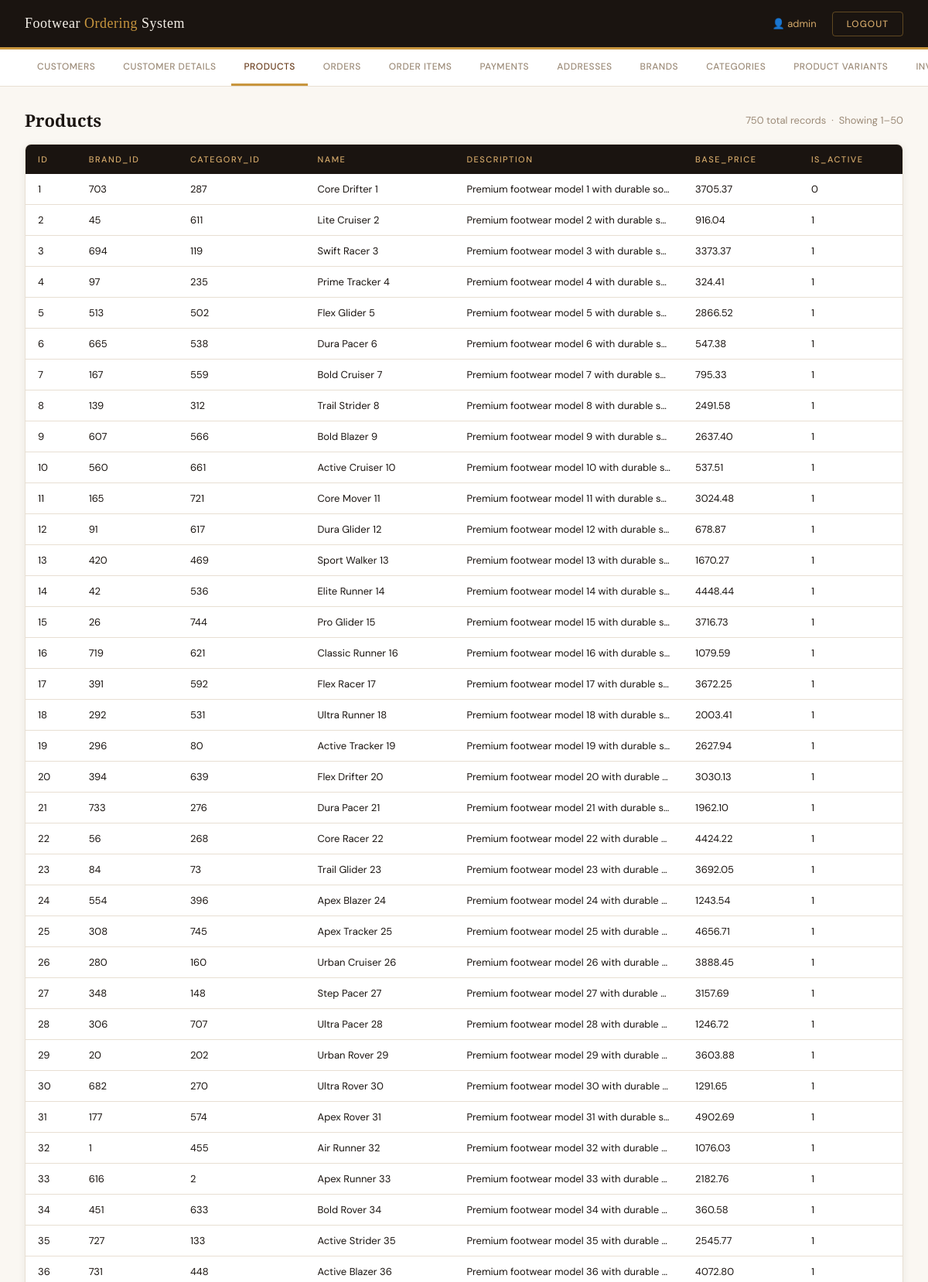
The app's page /view2.php?table=products (signed in, upper part) with its own data.
### tables this page shows
CREATE TABLE `products` (
  `id` int(11) NOT NULL AUTO_INCREMENT,
  `brand_id` int(11) DEFAULT NULL,
  `category_id` int(11) DEFAULT NULL,
  `name` varchar(150) NOT NULL,
  `description` text DEFAULT NULL,
  `base_price` decimal(10,2) NOT NULL,
  `is_active` tinyint(1) DEFAULT 1,
  PRIMARY KEY (`id`),
  KEY `brand_id` (`brand_id`),
  KEY `category_id` (`category_id`),
  CONSTRAINT `products_ibfk_1` FOREIGN KEY (`brand_id`) REFERENCES `brands` (`id`) ON DELETE SET NULL,
  CONSTRAINT `products_ibfk_2` FOREIGN KEY (`category_id`) REFERENCES `categories` (`id`) ON DELETE SET NULL
);

### view2.php (the view, shortened to what this page needs)
<?php
$servername = getenv('MYSQLHOST')     ?: 'localhost';
$username   = getenv('MYSQLUSER')     ?: 'root';
$password   = getenv('MYSQLPASSWORD') ?: '';
$dbname     = getenv('MYSQLDATABASE') ?: 'footwear';
$port       = getenv('MYSQLPORT')     ?: 3306;
$conn = new mysqli($servername, $username, $password, $dbname, $port);
$table  = isset($_GET["table"]) ? $_GET["table"] : "customers";
$tables = ["customers","customer_details","products","orders","order_items",
           "payments","addresses","brands","categories",
           "product_variants","inventory","locations"];
$limit       = 50;
$page        = isset($_GET["page"]) ? (int)$_GET["page"] : 1;
$offset      = ($page - 1) * $limit;
$total_result = $conn->query("SELECT COUNT(*) AS total FROM $table");
$total_row    = $total_result->fetch_assoc();
$total        = $total_row["total"];
$result = $conn->query("SELECT * FROM $table LIMIT $limit OFFSET $offset");
?>
<!DOCTYPE html>
<html lang="en">
<head>
</head>
<body>
<header>
    <div class="header-brand">Footwear <span>Ordering</span> System</div>
    <div class="header-right">
        <span class="header-user">👤 <?= htmlspecialchars($_SESSION["username"]) ?></span>
        <a href="logout.php" class="btn-logout">Logout</a>
    </div>
</header>
<nav class="table-nav">
    <?php foreach ($tables as $t): ?>
        <a href="?table=<?= $t ?>" <?= $t === $table ? 'class="active"' : '' ?>>
            <?= ucfirst(str_replace('_', ' ', $t)) ?>
        </a>
    <?php endforeach; ?>
</nav>
<main>
    <div class="table-header">
        <h2 class="table-title"><?= ucfirst(str_replace('_', ' ', $table)) ?></h2>
        <span class="table-meta">
            <?= $total ?> total records &nbsp;·&nbsp;
            Showing <?= $offset + 1 ?>–<?= min($offset + $limit, $total) ?>
        </span>
    </div>
    <div class="table-wrapper">
        <?php if ($result && $result->num_rows > 0): ?>
        <table>
            <thead>
                <tr>
                    <?php
                    $fields = $result->fetch_fields();
                    foreach ($fields as $field) {
                        echo "<th>" . htmlspecialchars($field->name) . "</th>";
                    }
                    ?>
                </tr>
            </thead>
            <tbody>
                <?php while ($row = $result->fetch_assoc()): ?>
                <tr>
                    <?php foreach ($row as $value): ?>
                        <?php if (is_null($value)): ?>
                            <td class="null-val">NULL</td>
                        <?php else: ?>
                            <td title="<?= htmlspecialchars($value) ?>">
                                <?= htmlspecialchars($value) ?>
                            </td>
                        <?php endif; ?>
                    <?php endforeach; ?>
                </tr>
                <?php endwhile; ?>
            </tbody>
        </table>
        <?php endif; ?>
    </div>
</main>
</body>
</html>

### view2.php (style rules this page uses)
*, *::before, *::after { box-sizing: border-box; margin: 0; padding: 0; }
:root { --cream: #F5F0E8; --dark: #1A1410; --brown: #6B3F1F; --gold: #C8963E; --tan: #D4A96A; --light: #FAF7F2; --muted: #9C8B78; --border: #E8DFD3; }
body { font-family: 'DM Sans', sans-serif; background: var(--light); color: var(--dark); min-height: 100vh; }
header { background: var(--dark); padding: 0 32px; display: flex; align-items: center; justify-content: space-between; height: 64px; position: sticky; top: 0; z-index: 100; border-bottom: 3px solid var(--gold); }
.header-brand { font-family: 'Playfair Display', serif; font-size: 18px; color: var(--cream); letter-spacing: 0.5px; }
.header-brand span { color: var(--gold); }
.header-right { display: flex; align-items: center; gap: 20px; }
.header-user { font-size: 13px; color: var(--tan); }
.btn-logout { padding: 7px 18px; background: transparent; border: 1.5px solid rgba(200,150,62,0.4); border-radius: 4px; color: var(--tan); font-family: 'DM Sans', sans-serif; font-size: 12px; font-weight: 500; letter-spacing: 1px; text-decoration: none; text-transform: uppercase; transition: all 0.2s; }
.table-nav { background: #fff; border-bottom: 1px solid var(--border); padding: 0 32px; display: flex; gap: 4px; overflow-x: auto; }
.table-nav a { display: inline-block; padding: 14px 16px; font-size: 12px; font-weight: 500; letter-spacing: 0.5px; text-transform: uppercase; color: var(--muted); text-decoration: none; border-bottom: 3px solid transparent; white-space: nowrap; transition: all 0.2s; }
.table-nav a.active { color: var(--brown); border-bottom-color: var(--gold); }
main { padding: 28px 32px; }
.table-header { display: flex; align-items: center; justify-content: space-between; margin-bottom: 16px; }
.table-title { font-family: 'Playfair Display', serif; font-size: 22px; color: var(--dark); }
.table-meta { font-size: 13px; color: var(--muted); }
.table-wrapper { background: #fff; border: 1px solid var(--border); border-radius: 8px; overflow: auto; box-shadow: 0 2px 12px rgba(26,20,16,0.06); }
table { width: 100%; border-collapse: collapse; font-size: 13px; }
thead tr { background: var(--dark); }
thead th { padding: 12px 16px; text-align: left; color: var(--tan); font-weight: 500; font-size: 11px; letter-spacing: 1.5px; text-transform: uppercase; white-space: nowrap; }
tbody tr { border-bottom: 1px solid var(--border); transition: background 0.15s; }
tbody td { padding: 11px 16px; color: var(--dark); white-space: nowrap; max-width: 220px; overflow: hidden; text-overflow: ellipsis; }

### records on screen
products: id "1", brand "703", category "287", name "Core Drifter 1", description "Premium footwear model 1 with durable so…", base_price "3705.37", is_active "0"
products: id "2", brand "45", category "611", name "Lite Cruiser 2", description "Premium footwear model 2 with durable s…", base_price "916.04", is_active "1"
products: id "3", brand "694", category "119", name "Swift Racer 3", description "Premium footwear model 3 with durable s…", base_price "3373.37", is_active "1"
products: id "4", brand "97", category "235", name "Prime Tracker 4", description "Premium footwear model 4 with durable s…", base_price "324.41", is_active "1"
products: id "5", brand "513", category "502", name "Flex Glider 5", description "Premium footwear model 5 with durable s…", base_price "2866.52", is_active "1"
products: id "6", brand "665", category "538", name "Dura Pacer 6", description "Premium footwear model 6 with durable s…", base_price "547.38", is_active "1"
products: id "7", brand "167", category "559", name "Bold Cruiser 7", description "Premium footwear model 7 with durable s…", base_price "795.33", is_active "1"
products: id "8", brand "139", category "312", name "Trail Strider 8", description "Premium footwear model 8 with durable s…", base_price "2491.58", is_active "1"
products: id "9", brand "607", category "566", name "Bold Blazer 9", description "Premium footwear model 9 with durable s…", base_price "2637.40", is_active "1"
products: id "10", brand "560", category "661", name "Active Cruiser 10", description "Premium footwear model 10 with durable s…", base_price "537.51", is_active "1"
products: id "11", brand "165", category "721", name "Core Mover 11", description "Premium footwear model 11 with durable s…", base_price "3024.48", is_active "1"
products: id "12", brand "91", category "617", name "Dura Glider 12", description "Premium footwear model 12 with durable s…", base_price "678.87", is_active "1"
products: id "13", brand "420", category "469", name "Sport Walker 13", description "Premium footwear model 13 with durable s…", base_price "1670.27", is_active "1"
products: id "14", brand "42", category "536", name "Elite Runner 14", description "Premium footwear model 14 with durable s…", base_price "4448.44", is_active "1"
products: id "15", brand "26", category "744", name "Pro Glider 15", description "Premium footwear model 15 with durable s…", base_price "3716.73", is_active "1"
products: id "16", brand "719", category "621", name "Classic Runner 16", description "Premium footwear model 16 with durable s…", base_price "1079.59", is_active "1"
products: id "17", brand "391", category "592", name "Flex Racer 17", description "Premium footwear model 17 with durable s…", base_price "3672.25", is_active "1"
products: id "18", brand "292", category "531", name "Ultra Runner 18", description "Premium footwear model 18 with durable s…", base_price "2003.41", is_active "1"
products: id "19", brand "296", category "80", name "Active Tracker 19", description "Premium footwear model 19 with durable s…", base_price "2627.94", is_active "1"
products: id "20", brand "394", category "639", name "Flex Drifter 20", description "Premium footwear model 20 with durable…", base_price "3030.13", is_active "1"
products: id "21", brand "733", category "276", name "Dura Pacer 21", description "Premium footwear model 21 with durable s…", base_price "1962.10", is_active "1"
products: id "22", brand "56", category "268", name "Core Racer 22", description "Premium footwear model 22 with durable…", base_price "4424.22", is_active "1"
products: id "23", brand "84", category "73", name "Trail Glider 23", description "Premium footwear model 23 with durable…", base_price "3692.05", is_active "1"
products: id "24", brand "554", category "396", name "Apex Blazer 24", description "Premium footwear model 24 with durable…", base_price "1243.54", is_active "1"
products: id "25", brand "308", category "745", name "Apex Tracker 25", description "Premium footwear model 25 with durable…", base_price "4656.71", is_active "1"
products: id "26", brand "280", category "160", name "Urban Cruiser 26", description "Premium footwear model 26 with durable…", base_price "3888.45", is_active "1"
products: id "27", brand "348", category "148", name "Step Pacer 27", description "Premium footwear model 27 with durable…", base_price "3157.69", is_active "1"
products: id "28", brand "306", category "707", name "Ultra Pacer 28", description "Premium footwear model 28 with durable…", base_price "1246.72", is_active "1"
products: id "29", brand "20", category "202", name "Urban Rover 29", description "Premium footwear model 29 with durable…", base_price "3603.88", is_active "1"
products: id "30", brand "682", category "270", name "Ultra Rover 30", description "Premium footwear model 30 with durable…", base_price "1291.65", is_active "1"
products: id "31", brand "177", category "574", name "Apex Rover 31", description "Premium footwear model 31 with durable s…", base_price "4902.69", is_active "1"
products: id "32", value "1", category "455", name "Air Runner 32", description "Premium footwear model 32 with durable…", base_price "1076.03"
products: id "33", brand "616", category "2", name "Apex Runner 33", description "Premium footwear model 33 with durable…", base_price "2182.76", is_active "1"
products: id "34", brand "451", category "633", name "Bold Rover 34", description "Premium footwear model 34 with durable…", base_price "360.58", is_active "1"
products: id "35", brand "727", category "133", name "Active Strider 35", description "Premium footwear model 35 with durable…", base_price "2545.77", is_active "1"
products: id "36", brand "731", category "448", name "Active Blazer 36", description "Premium footwear model 36 with durable…", base_price "4072.80", is_active "1"

### other values on screen
$_SESSION["username"] "admin"
str_replace('_', ' ', $t) "CUSTOMERS"
str_replace('_', ' ', $t) "CUSTOMER DETAILS"
str_replace('_', ' ', $t) "PRODUCTS"
str_replace('_', ' ', $t) "ORDERS"
str_replace('_', ' ', $t) "ORDER ITEMS"
str_replace('_', ' ', $t) "PAYMENTS"
str_replace('_', ' ', $t) "ADDRESSES"
str_replace('_', ' ', $t) "BRANDS"
str_replace('_', ' ', $t) "CATEGORIES"
str_replace('_', ' ', $t) "PRODUCT VARIANTS"
str_replace('_', ' ', $table) "Products"
$total "750"
$offset + 1 "1"
min($offset + $limit, $total) "50"
